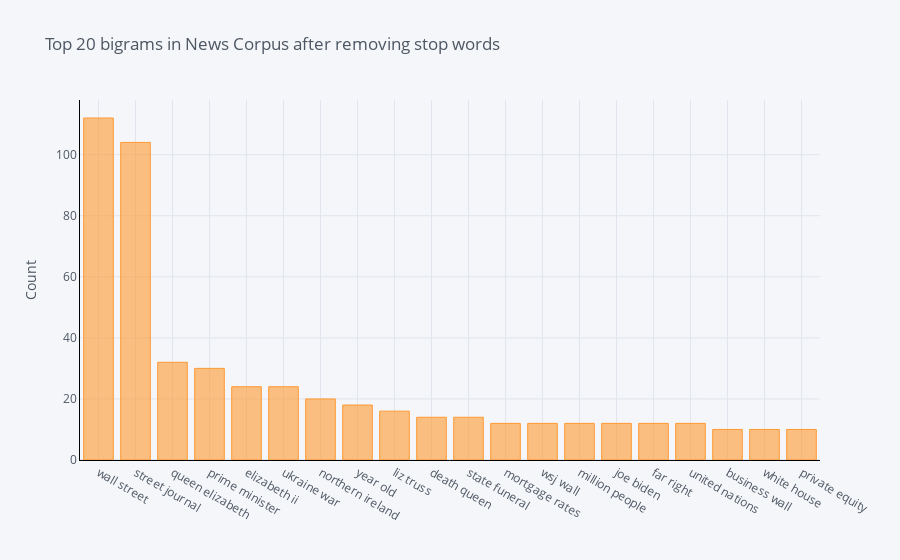

The notebook cell saved with this chart:
### Markdown cell above
<b>Insights:</b> After removing the stopwords we see that after removing the news specific stopwords, now most of the words make a lot momre sense, even though there are still some stop words present like chars, one, two which do not make much sense but overall we that the stop word removal does a good job to give us an indication as to what dominated the news. Coronavirus as expected, occured 2778 times in the arounf 4000 news articles. other frequent words compliment the wordclound plot described earlier.

#### Bigram Analysis
Some English words occur together more frequently. For example - blue sky, do or die, best performance, heavy rain etc. So, in a text document. lets analyze which two words appeared most frequently in the news article corpus.

### Code cell
# A genralized function to extact the top n most frequently occuring bigram from the text corpus 
def get_top_n_bigram(corpus, n=None):
    vec = CountVectorizer(ngram_range=(2, 2), stop_words='english').fit(corpus)
    bag_of_words = vec.transform(corpus)
    sum_words = bag_of_words.sum(axis=0) 
    words_freq = [(word, sum_words[0, idx]) for word, idx in vec.vocabulary_.items()]
    words_freq =sorted(words_freq, key = lambda x: x[1], reverse=True)
    return words_freq[:n]
common_words = get_top_n_bigram(new_list, 20)
for word, freq in common_words:
    print(word, freq)
df4 = pd.DataFrame(common_words, columns = ['Text' , 'count'])
df4.groupby('Text').sum()['count'].sort_values(ascending=False).iplot(
    kind='bar', yTitle='Count', linecolor='black', title='Top 20 bigrams in News Corpus after removing stop words')

### Figure 1 — Plotly figure (JSON) as saved in the notebook; plotly's stock layout.template omitted (floating-point values rounded to 4 significant figures)
{"data": [{"marker": {"color": "rgba(255, 153, 51, 0.6)", "line": {"color": "rgba(255, 153, 51, 1.0)", "width": 1}}, "name": "count", "orientation": "v", "text": "", "type": "bar", "x": ["wall street", "street journal", "queen elizabeth", "prime minister", "elizabeth ii", "ukraine war", "northern ireland", "year old", "liz truss", "death queen", "state funeral", "mortgage rates", "wsj wall", "million people", "joe biden", "far right", "united nations", "business wall", "white house", "private equity"], "y": [112, 104, 32, 30, 24, 24, 20, 18, 16, 14, 14, 12, 12, 12, 12, 12, 12, 10, 10, 10]}], "layout": {"legend": {"bgcolor": "#F5F6F9", "font": {"color": "#4D5663"}}, "paper_bgcolor": "#F5F6F9", "plot_bgcolor": "#F5F6F9", "title": {"font": {"color": "#4D5663"}, "text": "Top 20 bigrams in News Corpus after removing stop words"}, "xaxis": {"gridcolor": "#E1E5ED", "linecolor": "black", "showgrid": true, "tickfont": {"color": "#4D5663"}, "title": {"font": {"color": "#4D5663"}, "text": ""}, "zerolinecolor": "#E1E5ED"}, "yaxis": {"gridcolor": "#E1E5ED", "linecolor": "black", "showgrid": true, "tickfont": {"color": "#4D5663"}, "title": {"font": {"color": "#4D5663"}, "text": "Count"}, "zerolinecolor": "#E1E5ED"}}}
